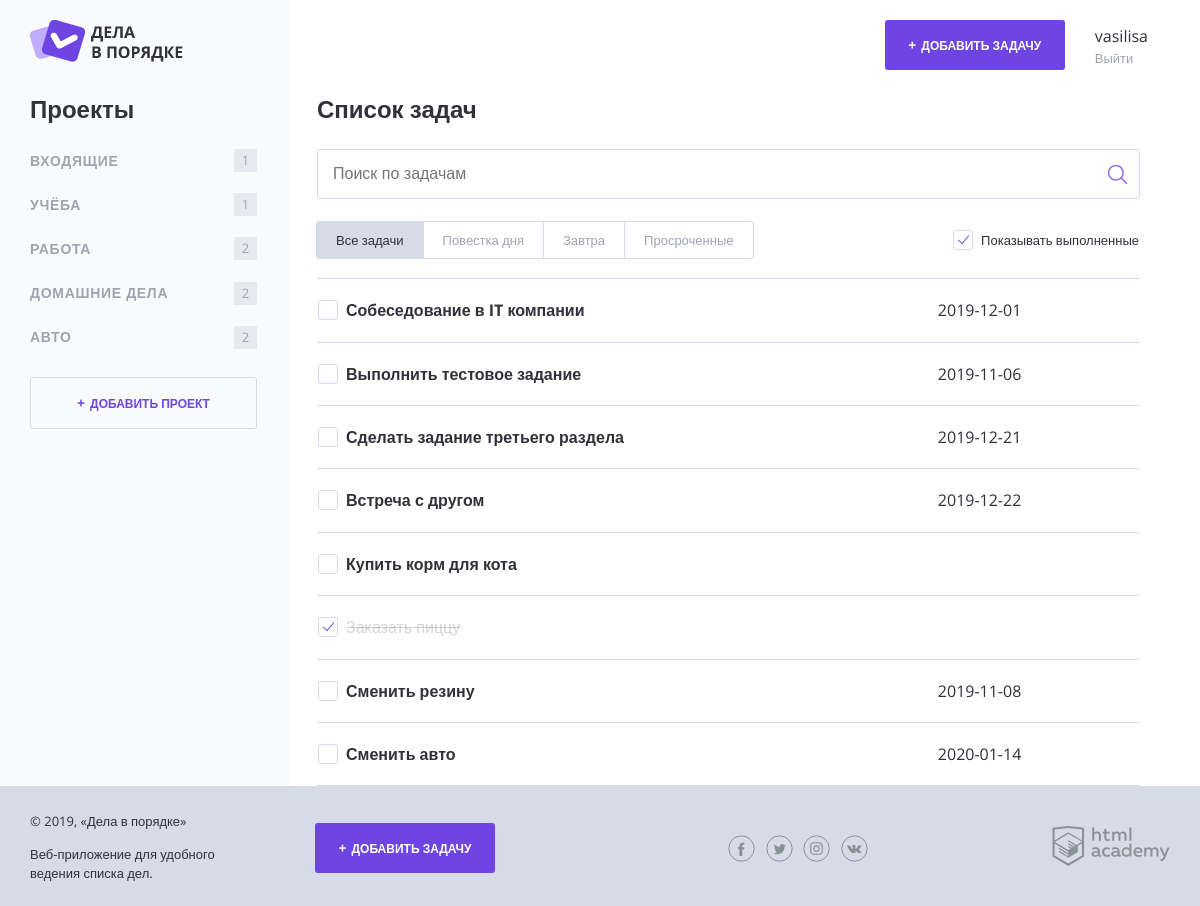
Before: / with the older database file.
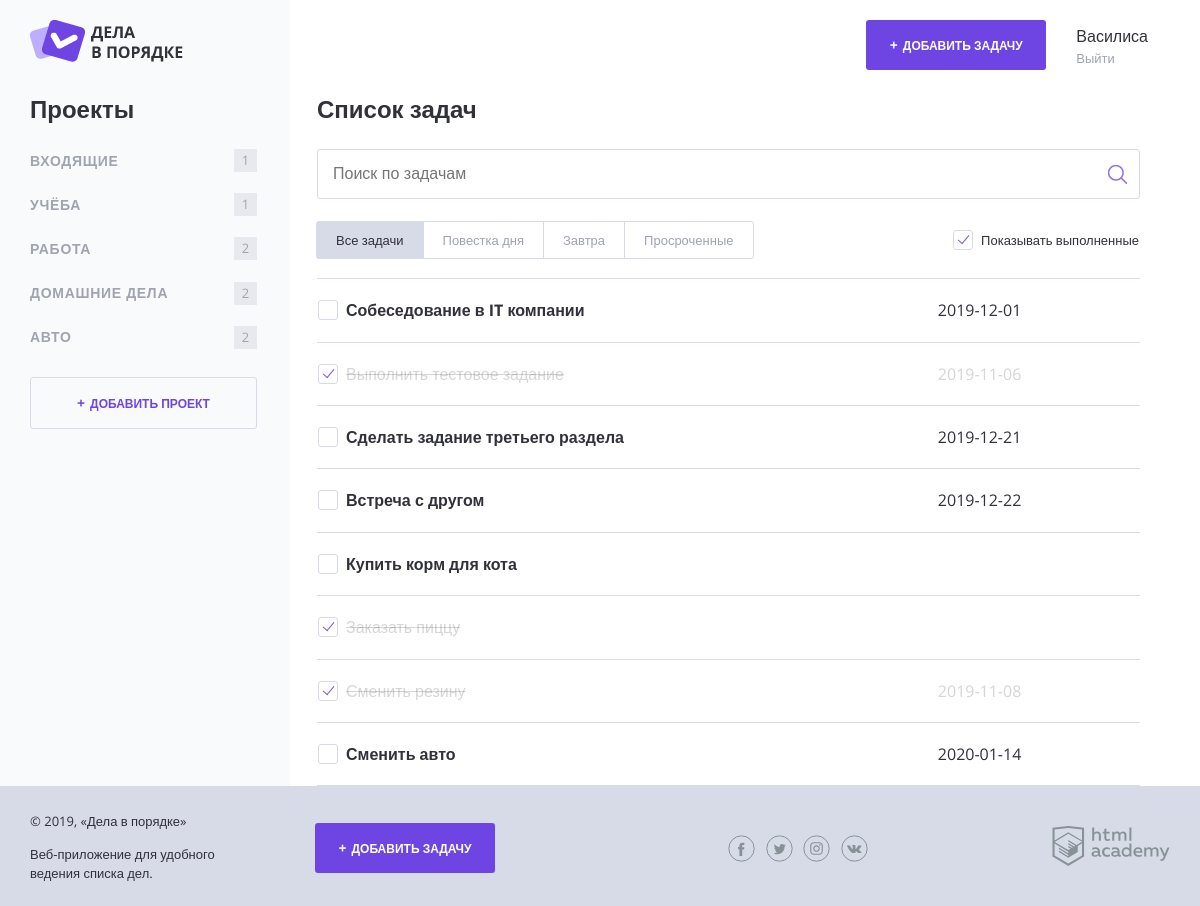
After: the same page with the newer database file.
### tables this page shows
CREATE TABLE users (
    id INT AUTO_INCREMENT PRIMARY KEY,
    email VARCHAR(128) NOT NULL UNIQUE,
    name CHAR(128) NOT NULL,
    password CHAR(64) NOT NULL,
    created_at TIMESTAMP DEFAULT CURRENT_TIMESTAMP,
    INDEX(name)
);

CREATE TABLE projects (
    id INT AUTO_INCREMENT PRIMARY KEY,
    user_id INT NOT NULL,
    name CHAR(128) NOT NULL,
    KEY(user_id),
    KEY(name)
);

CREATE TABLE tasks (
    id INT AUTO_INCREMENT PRIMARY KEY,
    user_id INT NOT NULL,
    project_id INT NOT NULL,
    title CHAR(255) NOT NULL,
    file CHAR(255),
    deadline DATE NULL,
    status BOOL DEFAULT 0,
    created_at TIMESTAMP DEFAULT CURRENT_TIMESTAMP,
    INDEX(user_id),
    KEY(project_id),
    INDEX(title),
    INDEX(deadline),
    KEY(status)
);

### functions.php (called while the page is built, shortened)
<?php
function include_template(string $name, array $data = []) {
    extract($data);
    require $name;
    $result = ob_get_clean();
    return $result;
}
function get_tasks_count_by_project(array $tasks, array $item) {
    $count = 0;
    foreach ($tasks as $task) {
        if (isset($task["project"]) && isset($item["name"]) && $task["project"] == $item["name"]) {
            $count ++;
        }
    }
    return $count;
}

### data.php (called while the page is built, shortened)
<?php
$path_to_template = "templates/";
$content = "";
$show_complete_tasks = rand(0, 1);

### templates/main.php (the view, shortened to what this page needs)
<section class="content__side">
    <h2 class="content__side-heading">Проекты</h2>
    <nav class="main-navigation">
        <ul class="main-navigation__list">
            <?php foreach ($projects as $item): ?>
                <li class="main-navigation__list-item">
                    <a class="main-navigation__list-item-link" href="#">
                        <?php if (isset($item["name"])): ?>
                            <?= htmlspecialchars($item["name"]); ?>
                        <?php endif; ?>
                    </a>
                    <span class="main-navigation__list-item-count">
                        <?= get_tasks_count_by_project($tasks, $item); ?>
                    </span>
                </li>
            <?php endforeach; ?>
        </ul>
    </nav>
    <a class="button button--transparent button--plus content__side-button"
       href="pages/form-project.html" target="project_add">Добавить проект</a>
</section>
<main class="content__main">
    <h2 class="content__main-heading">Список задач</h2>
    <form class="search-form" action="index.php" method="post" autocomplete="off">
        <input class="search-form__input" type="text" name="" value="" placeholder="Поиск по задачам">
        <input class="search-form__submit" type="submit" name="" value="Искать">
    </form>
    <div class="tasks-controls">
        <nav class="tasks-switch">
            <a href="/" class="tasks-switch__item tasks-switch__item--active">Все задачи</a>
            <a href="/" class="tasks-switch__item">Повестка дня</a>
            <a href="/" class="tasks-switch__item">Завтра</a>
            <a href="/" class="tasks-switch__item">Просроченные</a>
        </nav>
        <label class="checkbox">
            <span class="checkbox__text">Показывать выполненные</span>
        </label>
    </div>
    <table class="tasks">
        <?php foreach ($tasks as $item): ?>
            <tr class="tasks__item task
                <?php if (isset($item["status"]) && $item["status"]): ?>
                    task--completed
                <?php endif; ?>
                <?php if (isset($item["hours_until_end"]) && $item["hours_until_end"] <= 24): ?>
                    task--important
                <?php endif; ?>
            ">
                <td class="task__select">
                    <label class="checkbox task__checkbox">
                        <span class="checkbox__text">
                            <?php if (isset($item["title"])): ?>
                                <?= htmlspecialchars($item["title"]); ?>
                            <?php endif; ?>
                        </span>
                    </label>
                </td>
                <td class="task__date">
                    <?php if (isset($item["deadline"])): ?>
                        <?= htmlspecialchars($item["deadline"]); ?>
                    <?php endif; ?>
                </td>
                <td class="task__controls"></td>
            </tr>
        <?php endforeach; ?>
    </table>
</main>

### templates/layout.php (shortened to what this page needs)
<!DOCTYPE html>
<html lang="ru">
<head>
    <link rel="stylesheet" href="css/normalize.css">
    <link rel="stylesheet" href="css/style.css">
    <link rel="stylesheet" href="css/flatpickr.min.css">
</head>
<body>
<div class="page-wrapper">
    <div class="container container--with-sidebar">
        <header class="main-header">
            <a href="/">
                <img src="img/logo.png" width="153" height="42" alt="Логотип Дела в порядке">
            </a>
            <div class="main-header__side">
                <a class="main-header__side-item button button--plus open-modal" href="pages/form-task.html">Добавить задачу</a>
                <div class="main-header__side-item user-menu">
                    <div class="user-menu__data">
                        <p>
                            <?php if (isset($user["name"])): ?>
                                <?= htmlspecialchars($user["name"]); ?>
                            <?php endif; ?>
                        </p>
                        <a href="#">Выйти</a>
                    </div>
                </div>
            </div>
        </header>
        <div class="content"><?= $content; ?></div>
    </div>
</div>
<footer class="main-footer">
    <div class="container">
        <div class="main-footer__copyright">
            <p>© 2019, «Дела в порядке»</p>
            <p>Веб-приложение для удобного ведения списка дел.</p>
        </div>
        <a class="main-footer__button button button--plus" href="pages/form-task.html">Добавить задачу</a>
        <div class="main-footer__social social">
            <a class="social__link social__link--facebook" href="#">
            </a>
            <a class="social__link social__link--twitter" href="#">
            </a>
            <a class="social__link social__link--instagram" href="#">
            </a>
            <a class="social__link social__link--vkontakte" href="#">
            </a>
        </div>
        <div class="main-footer__developed-by">
            <a href="https://htmlacademy.ru/intensive/php">
                <img src="img/htmlacademy.svg" alt="HTML Academy" width="118" height="40">
            </a>
        </div>
    </div>
</footer>
</body>
</html>

### index.php
<?php
require_once("data.php");
require_once("functions.php");
$link = mysqli_connect("localhost", "root", "", "doings_done");
mysqli_set_charset($link, "utf8");
if ($link === false) {
    $error_string = mysqli_connect_error();
    $error_content = include_template($path_to_template . "error.php",
        ["error" => $error_string]);
    $layout_content = include_template($path_to_template . "layout.php", [
        "content" => $error_content,
        "user" => $user,
        "title" => "Дела в порядке"
    ]);
    print($layout_content);
    exit;
}
else {
    $user_id = 1;
    $sql = "SELECT id, name FROM users WHERE id = " . $user_id;
    $result = mysqli_query($link, $sql);
    if ($result === false) {
        $error_string = mysqli_error($link);
        $error_content = include_template($path_to_template . "error.php",
            ["error" => $error_string]);
        $layout_content = include_template($path_to_template . "layout.php", [
            "content" => $error_content,
            "user" => $user,
            "title" => "Дела в порядке"
        ]);
        print($layout_content);
        exit;
    }
    else {
        $user = mysqli_fetch_assoc($result);
    }
    $sql = "SELECT id, name FROM projects WHERE user_id = " . $user_id;
    $result = mysqli_query($link, $sql);
    if ($result === false) {
        $error_string = mysqli_error($link);
        $error_content = include_template($path_to_template . "error.php",
            ["error" => $error_string]);
        $layout_content = include_template($path_to_template . "layout.php", [
            "content" => $error_content,
            "user" => $user,
            "title" => "Дела в порядке"
        ]);
        print($layout_content);
        exit;
    }
    else {
        $projects = mysqli_fetch_all($result, MYSQLI_ASSOC);
    }
    $sql = "SELECT tasks.id, tasks.user_id, projects.name AS project,  tasks.title, tasks.deadline, tasks.status FROM tasks "
        . "LEFT JOIN projects ON tasks.project_id = projects.id "
        . "LEFT JOIN users ON tasks.user_id = users.id "
        . "WHERE tasks.user_id = " . $user_id;
    $result = mysqli_query($link, $sql);
    if ($result === false) {
        $error_string = mysqli_error($link);
        $error_content = include_template($path_to_template . "error.php",
            ["error" => $error_string]);
        $layout_content = include_template($path_to_template . "layout.php", [
            "content" => $error_content,
            "user" => $user,
            "title" => "Дела в порядке"
        ]);
        print($layout_content);
        exit;
    }
    else {
        $tasks = mysqli_fetch_all($result, MYSQLI_ASSOC);
    }
}
$page_content = include_template($path_to_template . "main.php", [
    "show_complete_tasks" => $show_complete_tasks,
    "projects" => $projects,
    "tasks" => $tasks]);
$layout_content = include_template($path_to_template . "layout.php", [
    "content" => $page_content,
    "user" => $user,
    "title" => "Дела в порядке"
    ]);
print($layout_content);

Changed rows visible on the page:
changed users: name "vasilisa" → "Василиса"
changed tasks "Выполнить тестовое задание": status 0 → 1 (drawn)
changed tasks "Сменить резину": status 0 → 1 (drawn)
